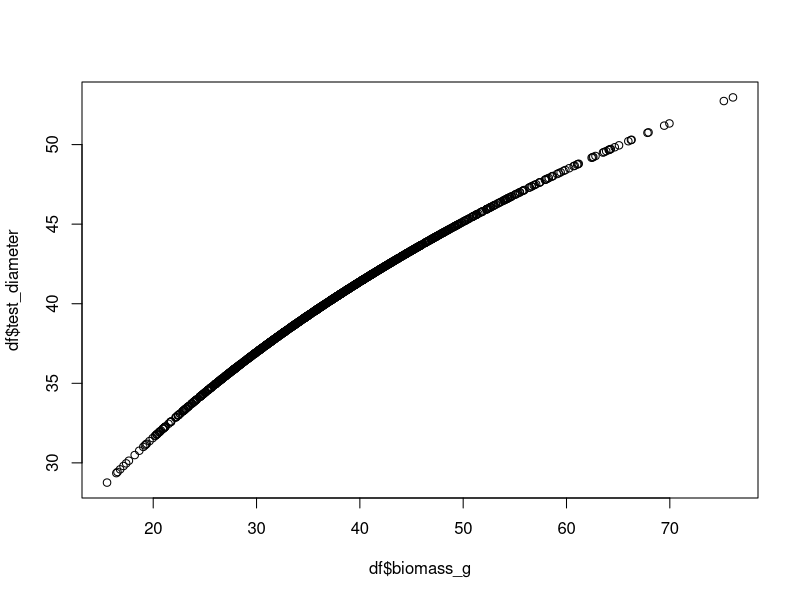

Here is the R script that generated this plot:

library(dplyr)

set.seed(123)  # set random seed for reproducibility

n <- 1200  # number of urchins
diam_mean <- 40  # mean diameter
diam_min <- 25  # minimum diameter
diam_max <- 60  # maximum diameter

# generate random diameters
diam <- rnorm(n, mean = diam_mean, sd = 4)
# adjust diameters to be within desired range
diam[diam < diam_min] <- diam_min
diam[diam > diam_max] <- diam_max

# create data frame
df <- data.frame(test_diameter = diam) %>%
      mutate(biomass_g = -22.45 + 12.23*exp(0.0394*diam),
             biomass_kg = biomass_g /1000 )


total_required_pounds <- sum(df$biomass_kg)*2.20462


plot(df$biomass_g, df$test_diameter)




